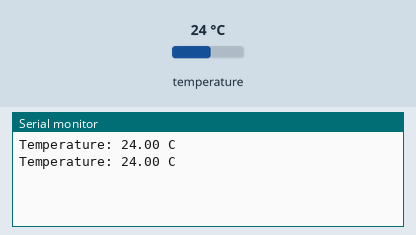
Simulated run of this sketch. Board: Arduino Uno, built with avr-gcc and run on an emulated ATmega328P. Parts: the last lines printed to the serial monitor. The inputs (shaded band) are chosen by the test bench; at power-on: temperature 24 °C.

Above: at 2.8 s.
2.9 s: temperature set to 12 °C
At 4.0 s:
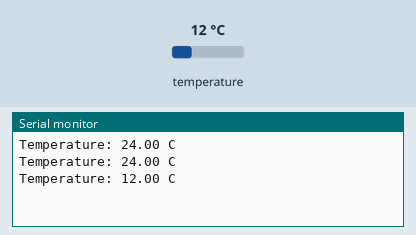
4.7 s: temperature set to 19 °C
At 4.7 s:
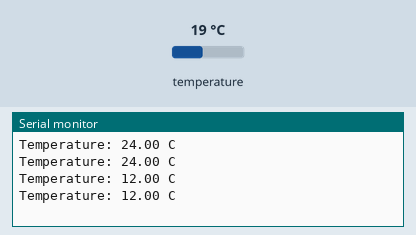
Timing chart, 0 to 7.7 s (numbered marks = the images above; inputs shaded):
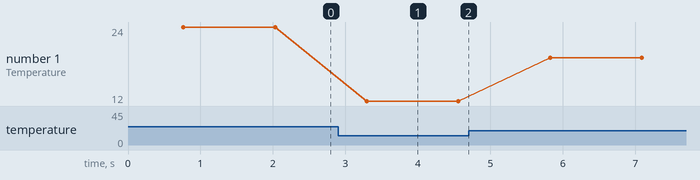

Measured:
- after the input at 2.9 s, the serial monitor: prints a new line after 0.39 s (image 1)
- plotted number 1: 24 → 12 after the input at 2.9 s, 12 → 19 after the input at 4.7 s

The sketch:

DS18B20.ino
```cpp
#include <DallasTemperature.h>
#include <OneWire.h>
// Data wire is plugged into pin D3 on the ESP8266
#define ONE_WIRE_BUS 3

// Setup a oneWire instance to communicate with any OneWire devices
OneWire oneWire(ONE_WIRE_BUS);

// Pass our oneWire reference to Dallas Temperature.
DallasTemperature DS18B20(&oneWire);

float tempC;

void setup() {
  // put your setup code here, to run once:
  Serial.begin(9600);
}

void loop() {
  // put your main code here, to run repeatedly:
  getTemperature();
  Serial.print("Temperature: ");
  Serial.print(tempC);
  Serial.println(" C");
  delay(500);
}

void getTemperature() {
  do {
    DS18B20.requestTemperatures();
    tempC = DS18B20.getTempCByIndex(0);
    if (tempC == (-127)) {
      delay(100);
    }
  } while (tempC == (-127.0));
}
```
